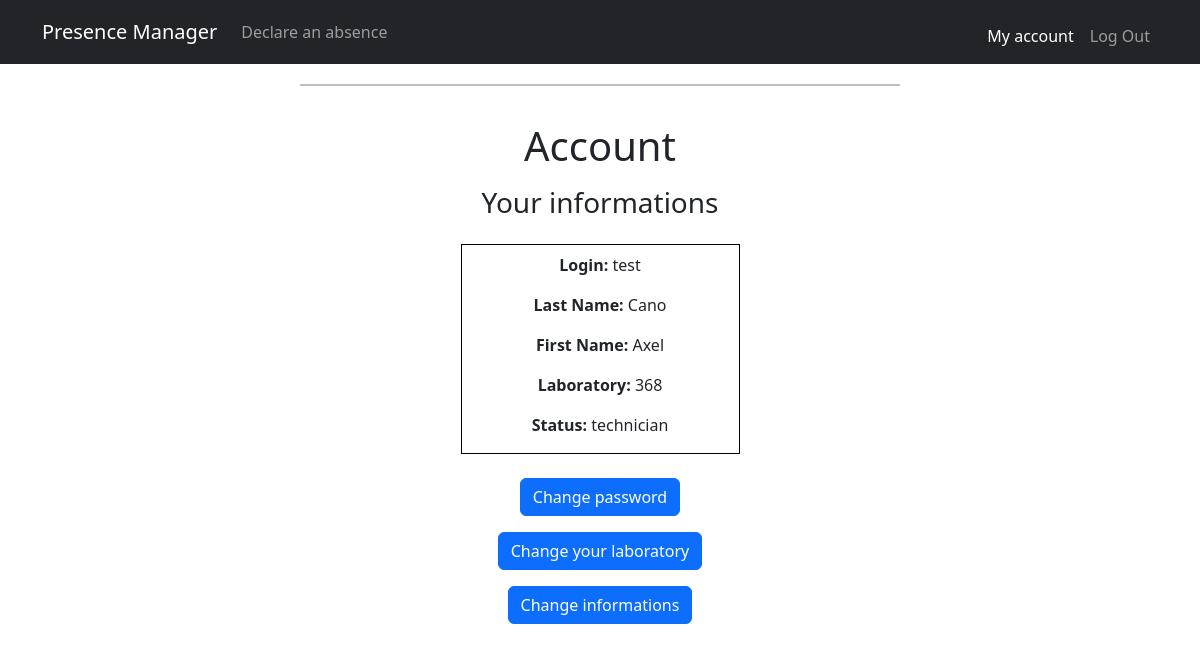
/account (signed in), run on the app's committed database.
### models.py (models this page shows)
class User(Base):
    __tablename__ = 'users'
    id = Column(Integer, primary_key=True, autoincrement=True)
    last_name = Column(String(50), nullable=False)
    first_name = Column(String(50), nullable=False)
    laboratory = Column(String(100), nullable=False)
    login = Column(String(100), unique=True, nullable=False)
    password = Column(String(100), nullable=False)
    status = Column(String(50))
    absences = relationship('Absence', back_populates='user')

### app.py (the view, shortened to what this page needs)
@app.route("/account",  methods=["GET", "POST"])
@login_required
def account():
    user = db.query(User).filter_by(id=session["user_id"]).first()
    return render_template("/account.html", user=user, laboratory_list=laboratory_list)

### app.py (called while the page is built)
@app.after_request
def after_request(response):
    response.headers["Cache-Control"] = "no-cache, no-store, must-revalidate"
    response.headers["Expires"] = 0
    response.headers["Pragma"] = "no-cache"
    return response

### helpers.py (called while the page is built)
def login_required(f):
    @wraps(f)
    def decorated_function(*args, **kwargs):
        if session.get("user_id") is None:
            return redirect("/login")
        return f(*args, **kwargs)
    return decorated_function

### templates/account.html (shortened to what this page needs)
{% extends "layout.html" %}
{% block main %}
<div class="container justify-content-center">
  <h1 class="mb-3">Account</h1><div class="row">
    <h3 class="mb-4">Your informations</h3>
  <div class="container col-lg-3 text-center border border-black mb-4 pt-2">
      <p><strong>Login: </strong>{{ user.login  }}</p>
      <p><strong>Last Name: </strong>{{ user.last_name  }}</p>
      <p><strong>First Name: </strong>{{ user.first_name  }}</p>
      <p><strong>Laboratory: </strong>{{ user.laboratory  }}</p>
      <p><strong>Status: </strong>{{ user.status }}</p>
  </div>
  <div class="container mb-3">
    <button type="button" class="btn btn-primary" data-bs-toggle="modal" data-bs-target="#password">Change password</button>
  </div>
  <div class="container mb-3">
    <button type="button" class="btn btn-primary" data-bs-toggle="modal" data-bs-target="#laboratory">Change your laboratory</button>
  </div>
  <div class="container mb-3">
    <button type="button" class="btn btn-primary" data-bs-toggle="modal" data-bs-target="#info">Change informations</button>
  </div>
  </div>
{% endblock %}

### data on the page
User: login "test", last_name "Cano", first_name "Axel", laboratory "368", status "technician"
